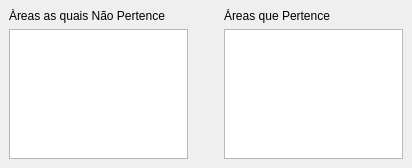
<ui version="4.0" >
 <class>frUsersAreas</class>
 <widget class="QDialog" name="frUsersAreas" >
  <property name="geometry" >
   <rect>
    <x>0</x>
    <y>0</y>
    <width>412</width>
    <height>168</height>
   </rect>
  </property>
  <property name="windowTitle" >
   <string>Áreas</string>
  </property>
  <layout class="QGridLayout" >
   <property name="margin" >
    <number>9</number>
   </property>
   <property name="spacing" >
    <number>6</number>
   </property>
   <item row="0" column="0" >
    <layout class="QHBoxLayout" >
     <property name="margin" >
      <number>0</number>
     </property>
     <property name="spacing" >
      <number>6</number>
     </property>
     <item>
      <layout class="QVBoxLayout" >
       <property name="margin" >
        <number>0</number>
       </property>
       <property name="spacing" >
        <number>6</number>
       </property>
       <item>
        <widget class="QLabel" name="label" >
         <property name="text" >
          <string>Àreas as quais Não Pertence</string>
         </property>
        </widget>
       </item>
       <item>
        <widget class="QListWidget" name="lsAreas" >
         <property name="selectionMode" >
          <enum>QAbstractItemView::MultiSelection</enum>
         </property>
         <property name="sortingEnabled" >
          <bool>true</bool>
         </property>
        </widget>
       </item>
      </layout>
     </item>
     <item>
      <layout class="QVBoxLayout" >
       <property name="margin" >
        <number>0</number>
       </property>
       <property name="spacing" >
        <number>0</number>
       </property>
       <item>
        <spacer>
         <property name="orientation" >
          <enum>Qt::Vertical</enum>
         </property>
         <property name="sizeType" >
          <enum>QSizePolicy::MinimumExpanding</enum>
         </property>
         <property name="sizeHint" >
          <size>
           <width>16</width>
           <height>26</height>
          </size>
         </property>
        </spacer>
       </item>
       <item>
        <widget class="QToolButton" name="tbAdd" >
         <property name="sizePolicy" >
          <sizepolicy>
           <hsizetype>0</hsizetype>
           <vsizetype>0</vsizetype>
           <horstretch>0</horstretch>
           <verstretch>0</verstretch>
          </sizepolicy>
         </property>
         <property name="toolTip" >
          <string>Adcionar</string>
         </property>
         <property name="text" >
          <string/>
         </property>
         <property name="icon" >
          <iconset resource="../res/rs.qrc" >:/png/buttons/16/1rightarrow.png</iconset>
         </property>
         <property name="autoRaise" >
          <bool>true</bool>
         </property>
        </widget>
       </item>
       <item>
        <widget class="QToolButton" name="tbAddAll" >
         <property name="toolTip" >
          <string>Adcionar Todas</string>
         </property>
         <property name="text" >
          <string/>
         </property>
         <property name="icon" >
          <iconset resource="../res/rs.qrc" >:/png/buttons/16/2rightarrow.png</iconset>
         </property>
         <property name="autoRaise" >
          <bool>true</bool>
         </property>
        </widget>
       </item>
       <item>
        <widget class="QToolButton" name="tbRemoveAll" >
         <property name="toolTip" >
          <string>Remover Todas</string>
         </property>
         <property name="text" >
          <string/>
         </property>
         <property name="icon" >
          <iconset resource="../res/rs.qrc" >:/png/buttons/16/2leftarrow.png</iconset>
         </property>
         <property name="autoRaise" >
          <bool>true</bool>
         </property>
        </widget>
       </item>
       <item>
        <widget class="QToolButton" name="tbRemove" >
         <property name="toolTip" >
          <string>Remover</string>
         </property>
         <property name="text" >
          <string/>
         </property>
         <property name="icon" >
          <iconset resource="../res/rs.qrc" >:/png/buttons/16/1leftarrow.png</iconset>
         </property>
         <property name="autoRaise" >
          <bool>true</bool>
         </property>
        </widget>
       </item>
       <item>
        <spacer>
         <property name="orientation" >
          <enum>Qt::Vertical</enum>
         </property>
         <property name="sizeType" >
          <enum>QSizePolicy::MinimumExpanding</enum>
         </property>
         <property name="sizeHint" >
          <size>
           <width>16</width>
           <height>20</height>
          </size>
         </property>
        </spacer>
       </item>
      </layout>
     </item>
     <item>
      <layout class="QVBoxLayout" >
       <property name="margin" >
        <number>0</number>
       </property>
       <property name="spacing" >
        <number>6</number>
       </property>
       <item>
        <widget class="QLabel" name="label_2" >
         <property name="text" >
          <string>Áreas que Pertence</string>
         </property>
        </widget>
       </item>
       <item>
        <widget class="QListWidget" name="lsUserAreas" >
         <property name="selectionMode" >
          <enum>QAbstractItemView::MultiSelection</enum>
         </property>
         <property name="sortingEnabled" >
          <bool>true</bool>
         </property>
        </widget>
       </item>
      </layout>
     </item>
    </layout>
   </item>
  </layout>
 </widget>
 <resources>
  <include location="../res/rs.qrc" />
 </resources>
 <connections/>
</ui>
